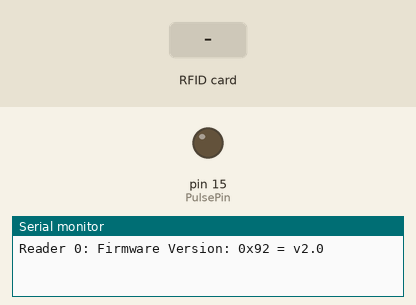
Recording of a program running on a simulated Arduino Uno, built with avr-gcc and run on an emulated ATmega328P. On the bench: output pins drawn as LEDs (lit = HIGH), the last lines printed to the serial monitor. Inputs (shaded band) come from the test bench. Pins used as bus, display or sensor lines are not drawn.

Above: at 1.2 s.
1.3 s: RFID card 44 46 62 A9 40 81 held to the reader
At 1.86 s:
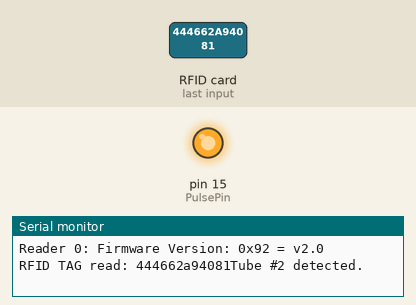
3.5 s: RFID card 40 06 62 A9 40 81 held to the reader
5.0 s: RFID card 5E 7A 19 C4 held to the reader
Timing chart, 0 to 8.0 s (numbered marks = the images above; inputs shaded):
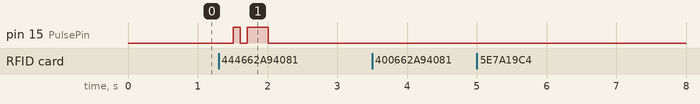

Measured:
- after the input at 1.3 s, pin 15 (PulsePin): LOW → HIGH after 0.21 s, → LOW 0.10 s later, → HIGH 0.10 s later, → LOW 0.30 s later

The program:

main.cpp
```cpp
#include <Arduino.h>
#include <SPI.h>
#include <MFRC522.h>
#include "settings.h"

#define NR_OF_READERS 1

byte ssPins[] = {SS_1_PIN, SS_2_PIN};

MFRC522 mfrc522[NR_OF_READERS]; // Create MFRC522 instance.

// convert Binary data to huaman readable HEX format
String mkString(byte *buffer, byte bufferSize)
{
  String UID = "";
  for (byte i = 0; i < bufferSize; i++)
  {
    if (buffer[i] == 0)
    {
      UID = UID + "00";
    }
    else
    {
      UID = UID + String(buffer[i], HEX);
    }
  }
  return UID;
}

// standard Arduino setup
void setup()
{
  pinMode(PulsePin, OUTPUT);
  pinMode(ResetPin, OUTPUT);
  digitalWrite(PulsePin, LOW);
  digitalWrite(ResetPin, LOW);
  Serial.begin(9600); // Initialize serial communications with the PC
  while (!Serial)
    ; // Do nothing if no serial port is opened (added for Arduinos based on ATMEGA32U4)

  SPI.begin(); // Init SPI bus

  for (uint8_t reader = 0; reader < NR_OF_READERS; reader++)
  {
    mfrc522[reader].PCD_Init(ssPins[reader], RST_PIN); // Init each MFRC522 card
    Serial.print(F("Reader "));
    Serial.print(reader);
    Serial.print(F(": "));
    mfrc522[reader].PCD_DumpVersionToSerial();
  }
}

// main loop
void loop()
{
  String TagID;
  for (uint8_t reader = 0; reader < NR_OF_READERS; reader++)
  {
    if (mfrc522[reader].PICC_IsNewCardPresent() && mfrc522[reader].PICC_ReadCardSerial()) // check if new tag detected
    {
      TagID = mkString(mfrc522[reader].uid.uidByte, mfrc522[reader].uid.size);
      Serial.print("RFID TAG read: ");
      Serial.print(TagID);

      for (int TubeNr = 0; TubeNr < sizeof TubeID / sizeof TubeID[0]; TubeNr++) // loop through IDs and check if match found
      {
        //  digitalWrite(OutPinNr[i], true); // reset all Output
        if (String(TubeID[TubeNr]) == TagID)
        {
          Serial.print("Tube #");
          Serial.print(TubeNr + 1);
          Serial.println(" detected. ");
          //    Serial.println(OutPinNr[i]);

          digitalWrite(ResetPin, LOW); // set reset to low to reset counter in iTrain
          delay(PulseLowTime);
          for (int pulse = 0; pulse < TubeNr + 1; pulse++)
          {
            digitalWrite(PulsePin, LOW);
            delay(PulseLowTime);
            digitalWrite(PulsePin, HIGH);
            delay(PulseHighTime);
            //    digitalWrite(PulsePin, LOW);
          }


          delay(PulseHighTime);
          digitalWrite(ResetPin, HIGH); // set reset to low to indicate all pulses sent
          digitalWrite(PulsePin, HIGH);

           delay(PulseHighTime);
          digitalWrite(ResetPin, LOW); // set reset to low to indicate all pulses sent
          digitalWrite(PulsePin, LOW);
        }
      }
      mfrc522[reader].PICC_HaltA();      // Halt PICC
      mfrc522[reader].PCD_StopCrypto1(); // Stop encryption on PCD
    }
  }
}
```

settings.h
```cpp
/* Typical pin layout used:
 * -----------------------------------------------------------------------------------------
 *             MFRC522      Arduino       Arduino   Arduino    Arduino          Arduino
 *             Reader/PCD   Uno/101       Mega      Nano v3    Leonardo/Micro   Pro Micro
 * Signal      Pin          Pin           Pin       Pin        Pin              Pin
 * -----------------------------------------------------------------------------------------
 * RST/Reset   RST          9             5         D9         RESET/ICSP-5     RST
 * SPI SS 1    SDA(SS)      ** custom, take a unused pin, only HIGH/LOW required **
 * SPI SS 2    SDA(SS)      ** custom, take a unused pin, only HIGH/LOW required **
 * SPI MOSI    MOSI         11 / ICSP-4   51        D11        ICSP-4           16
 * SPI MISO    MISO         12 / ICSP-1   50        D12        ICSP-1           14
 * SPI SCK     SCK          13 / ICSP-3   52        D13        ICSP-3           15
 *
 * More pin layouts for other boards can be found here: https://github.com/miguelbalboa/rfid#pin-layout
 *
 */

#define RST_PIN 9   // Configurable, see typical pin layout above
#define SS_1_PIN 10 // Configurable, take a unused pin, only HIGH/LOW required, must be different to SS 2
#define SS_2_PIN 8  // Configurable, take a unused pin, only HIGH/LOW required, must be different to SS 1


// Define your TAGs and outputs
// TubeID[x]  will trigger OutPinNr[x]
// take care both array are have same size, no consistency check is done !!!
char *TubeID[] = { "400662a94081", "444662a94081",  "42adb7ae43f81", "422662a94081", "465662a94081", "440db7ae43f81"};   // this are the TAGID
// int  OutPinNr[] = { 14, 15, 16, 17, 18, 19};  // this are the arduio output pins  (Arduino Mega)

#define PulsePin 15
#define ResetPin 14

const int PulseLowTime = 100;
const int PulseHighTime = 100;
```
